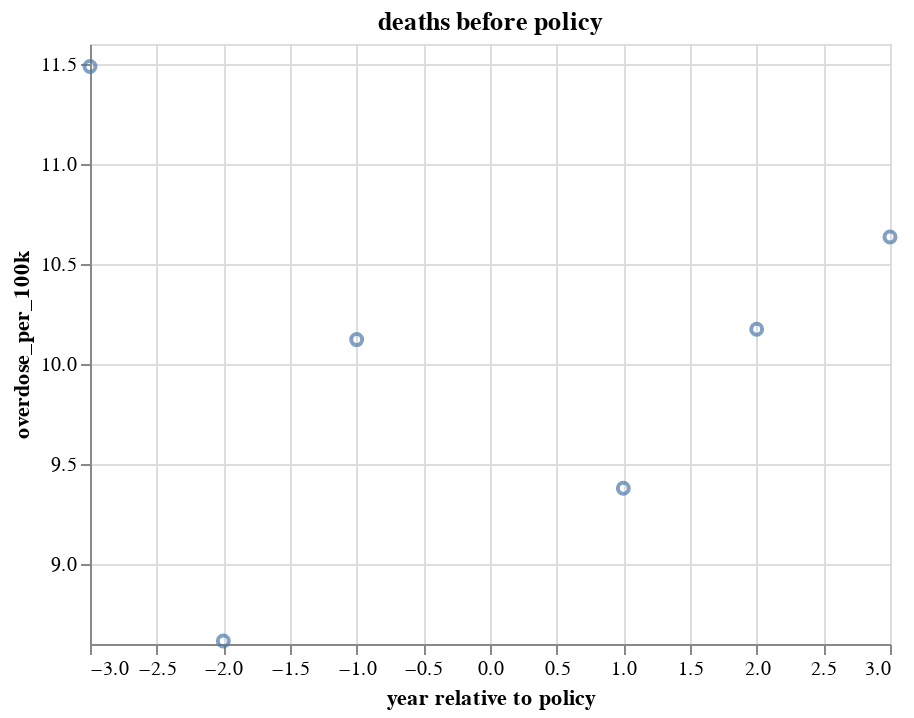

Here is the notebook cell this chart was saved with:
### Code cell
# test the function
# may remove title parameters later - not really necessary as we aren't plotting this part in our final analysis
# however, if we can't add a title to our fit/regression line charts, we may need to add them here
base_before, base_after = get_charts(b4 = wa_b4, after = wa_after, title_b4 = "deaths before policy", title_after="deaths after policy")
base_before + base_after

### Figure 1 — Vega-Lite specification as saved in the notebook (floating-point values rounded to 4 significant figures)
{"config": {"view": {"continuousWidth": 400, "continuousHeight": 300}}, "layer": [{"data": {"name": "data-22172bb1dc749e6070dff576804a60d4"}, "mark": "point", "encoding": {"x": {"field": "year relative to policy", "scale": {"zero": false}, "type": "quantitative"}, "y": {"field": "overdose_per_100k", "scale": {"zero": false}, "type": "quantitative"}}, "title": "deaths before policy"}, {"data": {"name": "data-36bc583f4aa8dd717e17bbc1b6f49b83"}, "mark": "point", "encoding": {"x": {"field": "year relative to policy", "scale": {"zero": false}, "type": "quantitative"}, "y": {"field": "overdose_per_100k", "scale": {"zero": false}, "type": "quantitative"}}, "title": "deaths after policy"}], "$schema": "https://vega.github.io/schema/vega-lite/v4.17.0.json", "datasets": {"data-22172bb1dc749e6070dff576804a60d4": [{"Year": 2009.0, "overdose_per_100k": 11.49, "year relative to policy": -3}, {"Year": 2010.0, "overdose_per_100k": 8.615, "year relative to policy": -2}, {"Year": 2011.0, "overdose_per_100k": 10.12, "year relative to policy": -1}], "data-36bc583f4aa8dd717e17bbc1b6f49b83": [{"Year": 2013.0, "overdose_per_100k": 9.378, "year relative to policy": 1}, {"Year": 2014.0, "overdose_per_100k": 10.17, "year relative to policy": 2}, {"Year": 2015.0, "overdose_per_100k": 10.63, "year relative to policy": 3}]}}
